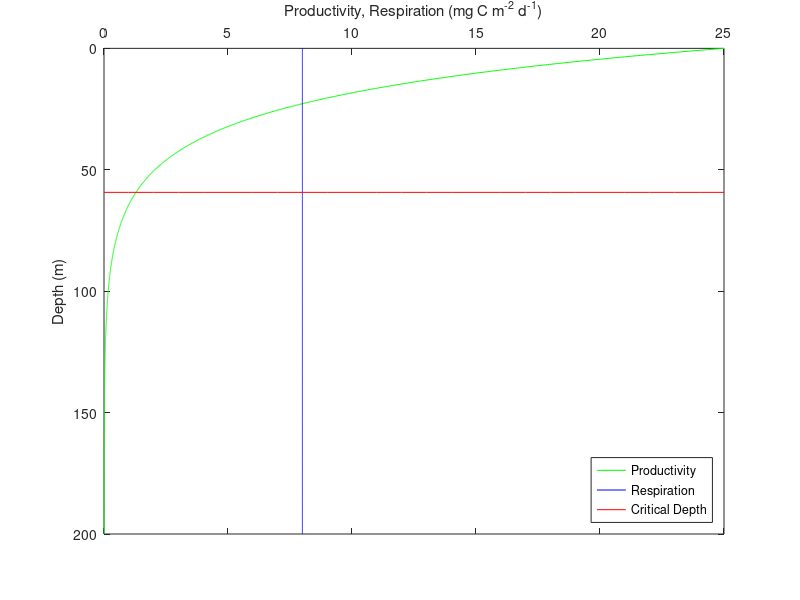

Recreate this plot in MATLAB.
% Calculates the critial depth from data on Irradiance, conversion of
% irradiance into photosynthesis, respiration, and light attenuation.

% Assigning parameter values
    Io=25;      % Incoming irradiance
    alpha = 1;  % Coversion from irradiance to productivity
    R = 8;      % Respiratino
    k = .05;    % Light attenuation

% Equations for productivity and respiration
    % Depths (x) in 0.1 m increments
        x=0:0.1:200;
    % Productivity with depth
        Prod = Io*alpha*exp(-k*x);
    % Respiration with depth (as a vector of size x)
        Resp = R*ones(size(x));
        
% Calculating critical depth by comparing definite integrals
    % Initializing integrals and depth index
        Pint = 1; Rint = 0; index = 1;
    while Pint > Rint
        index = index + 1;
        % Calculate definite integrals from 0 to x(index)
            Pint = Io*alpha/k*(1-exp(-k*x(index)));
            Rint = R*x(index);
    end
    
% Critical depth is x(index)  
disp( ['Critical depth = ' num2str(x(index))])

% Plotting productivity, respiration and critical depth
plot(Prod,x,'g',Resp,x,'b',0:max(Prod),x(index)*ones(size([0:max(Prod)])),'r'); axis 'ij'; 
set(gca,'XAxisLocation','Top'); 
xlabel 'Productivity, Respiration (mg C m^{-2} d^{-1}')
ylabel 'Depth (m)'
legend('Productivity','Respiration','Critical Depth','Location','SouthEast')
figure(gcf)
